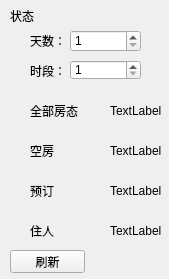
        <widget class="QWidget" name="scrollAreaWidgetContents_2">
         <property name="geometry">
          <rect>
           <x>0</x>
           <y>0</y>
           <width>169</width>
           <height>279</height>
          </rect>
         </property>
         <widget class="QLabel" name="label_71">
          <property name="geometry">
           <rect>
            <x>10</x>
            <y>10</y>
            <width>54</width>
            <height>12</height>
           </rect>
          </property>
          <property name="text">
           <string>状态</string>
          </property>
         </widget>
         <widget class="QLabel" name="label_73">
          <property name="geometry">
           <rect>
            <x>30</x>
            <y>60</y>
            <width>41</width>
            <height>21</height>
           </rect>
          </property>
          <property name="text">
           <string>时段：</string>
          </property>
         </widget>
         <widget class="QSpinBox" name="spinBox_2">
          <property name="geometry">
           <rect>
            <x>70</x>
            <y>60</y>
            <width>71</width>
            <height>20</height>
           </rect>
          </property>
          <property name="minimum">
           <number>1</number>
          </property>
          <property name="maximum">
           <number>2</number>
          </property>
         </widget>
         <widget class="QLabel" name="label_74">
          <property name="geometry">
           <rect>
            <x>30</x>
            <y>100</y>
            <width>71</width>
            <height>21</height>
           </rect>
          </property>
          <property name="frameShadow">
           <enum>QFrame::Plain</enum>
          </property>
          <property name="text">
           <string>全部房态</string>
          </property>
          <property name="textFormat">
           <enum>Qt::PlainText</enum>
          </property>
         </widget>
         <widget class="QLabel" name="label_75">
          <property name="geometry">
           <rect>
            <x>30</x>
            <y>140</y>
            <width>71</width>
            <height>21</height>
           </rect>
          </property>
          <property name="frameShadow">
           <enum>QFrame::Plain</enum>
          </property>
          <property name="text">
           <string>空房</string>
          </property>
          <property name="textFormat">
           <enum>Qt::PlainText</enum>
          </property>
         </widget>
         <widget class="QLabel" name="label_76">
          <property name="geometry">
           <rect>
            <x>30</x>
            <y>180</y>
            <width>71</width>
            <height>21</height>
           </rect>
          </property>
          <property name="frameShadow">
           <enum>QFrame::Plain</enum>
          </property>
          <property name="text">
           <string>预订</string>
          </property>
          <property name="textFormat">
           <enum>Qt::PlainText</enum>
          </property>
         </widget>
         <widget class="QLabel" name="label_77">
          <property name="geometry">
           <rect>
            <x>30</x>
            <y>220</y>
            <width>71</width>
            <height>21</height>
           </rect>
          </property>
          <property name="frameShadow">
           <enum>QFrame::Plain</enum>
          </property>
          <property name="text">
           <string>住人</string>
          </property>
          <property name="textFormat">
           <enum>Qt::PlainText</enum>
          </property>
         </widget>
         <widget class="QLabel" name="label_78">
          <property name="geometry">
           <rect>
            <x>110</x>
            <y>100</y>
            <width>54</width>
            <height>12</height>
           </rect>
          </property>
          <property name="text">
           <string/>
          </property>
         </widget>
         <widget class="QLabel" name="label_79">
          <property name="geometry">
           <rect>
            <x>110</x>
            <y>100</y>
            <width>61</width>
            <height>21</height>
           </rect>
          </property>
          <property name="text">
           <string>TextLabel</string>
          </property>
         </widget>
         <widget class="QLabel" name="label_80">
          <property name="geometry">
           <rect>
            <x>110</x>
            <y>140</y>
            <width>61</width>
            <height>21</height>
           </rect>
          </property>
          <property name="text">
           <string>TextLabel</string>
          </property>
         </widget>
         <widget class="QLabel" name="label_81">
          <property name="geometry">
           <rect>
            <x>110</x>
            <y>180</y>
            <width>61</width>
            <height>21</height>
           </rect>
          </property>
          <property name="text">
           <string>TextLabel</string>
          </property>
         </widget>
         <widget class="QLabel" name="label_82">
          <property name="geometry">
           <rect>
            <x>110</x>
            <y>220</y>
            <width>61</width>
            <height>21</height>
           </rect>
          </property>
          <property name="text">
           <string>TextLabel</string>
          </property>
         </widget>
         <widget class="QLabel" name="label_83">
          <property name="geometry">
           <rect>
            <x>171</x>
            <y>100</y>
            <width>20</width>
            <height>21</height>
           </rect>
          </property>
          <property name="text">
           <string>间</string>
          </property>
         </widget>
         <widget class="QLabel" name="label_84">
          <property name="geometry">
           <rect>
            <x>171</x>
            <y>140</y>
            <width>20</width>
            <height>21</height>
           </rect>
          </property>
          <property name="text">
           <string>间</string>
          </property>
         </widget>
         <widget class="QLabel" name="label_85">
          <property name="geometry">
           <rect>
            <x>171</x>
            <y>180</y>
            <width>20</width>
            <height>21</height>
           </rect>
          </property>
          <property name="text">
           <string>间</string>
          </property>
         </widget>
         <widget class="QLabel" name="label_86">
          <property name="geometry">
           <rect>
            <x>171</x>
            <y>220</y>
            <width>20</width>
            <height>21</height>
           </rect>
          </property>
          <property name="text">
           <string>间</string>
          </property>
         </widget>
         <widget class="QLabel" name="label_31">
          <property name="geometry">
           <rect>
            <x>30</x>
            <y>30</y>
            <width>41</width>
            <height>21</height>
           </rect>
          </property>
          <property name="text">
           <string>天数：</string>
          </property>
         </widget>
         <widget class="QSpinBox" name="spinBox">
          <property name="geometry">
           <rect>
            <x>70</x>
            <y>30</y>
            <width>71</width>
            <height>22</height>
           </rect>
          </property>
          <property name="minimum">
           <number>1</number>
          </property>
          <property name="maximum">
           <number>7</number>
          </property>
         </widget>
         <widget class="QPushButton" name="pushButton_26">
          <property name="geometry">
           <rect>
            <x>10</x>
            <y>250</y>
            <width>75</width>
            <height>23</height>
           </rect>
          </property>
          <property name="text">
           <string>刷新</string>
          </property>
         </widget>
        </widget>
